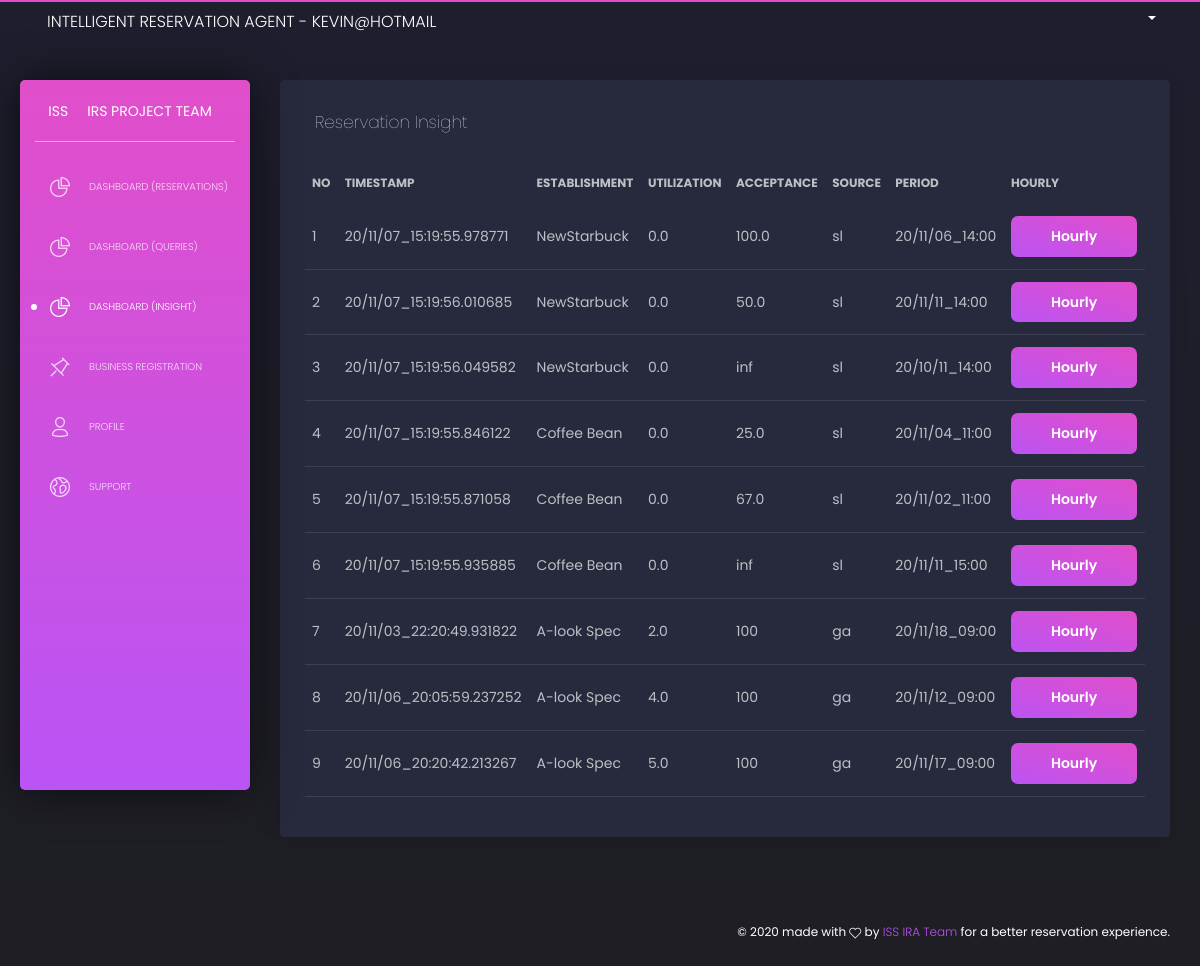
Page /intelligentreservationagent/business_dashboard3 (signed in) on the committed database.
### nus/models.py (models this page shows)
class rsv_report(models.Model):
    id = models.AutoField(primary_key=True)
    timestamp = models.TextField(max_length=50)
    establishment = models.TextField(max_length=50)
    hourly  = models.TextField(max_length=1000)
    utilization = models.TextField(max_length=50)
    acceptance = models.TextField(max_length=50)
    source = models.TextField(max_length=50)
    period = models.TextField(max_length=50)

### nus/views.py (the view, shortened to what this page needs)
def business_dashboard3(request):
	ngrok_address2 = ngrok_address
	if request.session.has_key('username'):
		username=request.session['username']
		template = loader.get_template("Business_dashboard3.html")
		try:
			query = "SELECT * FROM nus_rsv_report as nus_r INNER JOIN nus_establishments as nus_e ON nus_r.establishment = nus_e.username WHERE nus_e.email='%s'" % username
			user_reservation_info = rsv_report.objects.raw(query)
			print(len(user_reservation_info))
			reservation_list = [user for user in user_reservation_info]
		except Exception as e :
			print(e)
		return HttpResponse(template.render(locals(),request))
	else:
		return redirect('/intelligentreservationagent/login_business')

### nus/templates/Business_dashboard3.html (shortened to what this page needs)
{% load static %}
<!DOCTYPE html>
<html lang="en">
<head>
  <link href="https://use.fontawesome.com/releases/v5.0.6/css/all.css" rel="stylesheet">
  <link href="../nus/static/assets/css/nucleo-icons.css" rel="stylesheet" />
  <link href="../nus/static/assets/css/black-dashboard.css?v=1.0.0" rel="stylesheet" />
  <link href="../nus/static/assets/demo/demo.css" rel="stylesheet" />
</head>
<body class="">
  <div class="wrapper">
    <div class="sidebar">
      <div class="sidebar-wrapper">
        <div class="logo">
          <a href="javascript:void(0)" class="simple-text logo-mini">
            ISS
          </a>
          <a href="javascript:void(0)" class="simple-text logo-normal">
            IRS Project Team
          </a>
        </div>
        <ul class="nav">
          <li>
            <a href="{{ngrok_address2}}intelligentreservationagent/business_dashboard">
              <i class="tim-icons icon-chart-pie-36"></i>
              <p>Dashboard (Reservations)</p>
            </a>
          </li>
          <li>
            <a href="{{ngrok_address2}}intelligentreservationagent/business_dashboard2">
              <i class="tim-icons icon-chart-pie-36"></i>
              <p>Dashboard (Queries)</p>
            </a>
          </li>
          <li   class="active">
            <a href="{{ngrok_address2}}intelligentreservationagent/business_dashboard3">
              <i class="tim-icons icon-chart-pie-36"></i>
              <p>Dashboard (Insight)</p>
            </a>
          </li>
          <li>
            <a href="{{ngrok_address2}}intelligentreservationagent/business_registration">
              <i class="tim-icons icon-pin"></i>
              <p>Business Registration</p>
            </a>
          </li>
          <li>
            <a href="{{ngrok_address2}}intelligentreservationagent/business_profile">
              <i class="tim-icons icon-single-02"></i>
              <p>Profile</p>
            </a>
          </li>
          <li>
            <a href="{{ngrok_address2}}intelligentreservationagent/business_support">
              <i class="tim-icons icon-world"></i>
              <p>Support</p>
            </a>
          </li>
        </ul>
      </div>
    </div>
    <div class="main-panel">
      <nav class="navbar navbar-expand-lg navbar-absolute navbar-transparent">
        <div class="container-fluid">
          <div class="navbar-wrapper">
            <a class="navbar-brand" href="javascript:void(0)">Intelligent Reservation Agent - {{ username }}</a>
          </div>
          <div class="collapse navbar-collapse" id="navigation">
            <ul class="navbar-nav ml-auto">
              <li class="dropdown nav-item">
                <a href="#" class="dropdown-toggle nav-link" data-toggle="dropdown">
                  <b class="caret d-none d-lg-block d-xl-block"></b>
                </a>
              </li>
            </ul>
          </div>
        </div>
      </nav>
      <div class="content">
        <div class="row">
          <div class="col-12">
            <div class="card card-chart">
              <div class="card-body">
                <div class="col-md-12">
                  <div class="card-header">
                <h4 class="card-title">Reservation Insight</h4>
              </div>
              <div class="card-body">
                <div class="table-responsive">
                  <table class="table tablesorter " id="">
                    <thead class=" text-primary">
                      <tr>
                        <th>No</th>
                        <th>Timestamp</th>
                        <th>Establishment</th>
                        <th>Utilization</th>
                        <th>Acceptance</th>
                        <th>Source</th>
                        <th>Period</th>
                        <th>Hourly</th>
                      </tr>
                    </thead>
                    <form action="{% url 'business_dashboard3' %}" method="post">
                    <tbody>
                      {% for reservation in reservation_list %}
                      <tr>
                        <td class="index">
                        </td>
                        <td>
                          {{ reservation.timestamp }}
                        </td>
                        <td>
                          {{ reservation.company }}
                        </td>
                        <td>
                          {{ reservation.utilization }}
                        </td>
                        <td>
                          {{ reservation.acceptance }}
                        </td>
                        <td>
                          {{ reservation.source }}
                        </td>
                        <td>
                          {{ reservation.period }}
                        </td>
                        <td>
                          <button type="submit" class="btn btn-fill btn-primary" name="Hourly" value="{{ reservation.timestamp }}">Hourly</button>
                        </td>
                      </tr>
                      {% endfor %}
                    </tbody>
                    </form>
                  </table>
                </div>
              </div>
                </div>
              </div>
            </div>
          </div>
        </div>
      </div>
      <footer class="footer">
        <div class="container-fluid">
          <div class="copyright">
            ©
             made with <i class="tim-icons icon-heart-2"></i> by
            <a href="javascript:void(0)" target="_blank">ISS IRA Team</a> for a better reservation experience.
          </div>
        </div>
      </footer>
    </div>
  </div>
</body>
</html>

### rows in the picture
rsv_report: timestamp "20/11/07_15:19:55.978771", company "NewStarbuck", utilization "0.0", acceptance "100.0", source "sl", period "20/11/06_14:00"
rsv_report: timestamp "20/11/07_15:19:56.010685", company "NewStarbuck", utilization "0.0", acceptance "50.0", source "sl", period "20/11/11_14:00"
rsv_report: timestamp "20/11/07_15:19:56.049582", company "NewStarbuck", utilization "0.0", acceptance "inf", source "sl", period "20/10/11_14:00"
rsv_report: timestamp "20/11/07_15:19:55.846122", company "Coffee Bean", utilization "0.0", acceptance "25.0", source "sl", period "20/11/04_11:00"
rsv_report: timestamp "20/11/07_15:19:55.871058", company "Coffee Bean", utilization "0.0", acceptance "67.0", source "sl", period "20/11/02_11:00"
rsv_report: timestamp "20/11/07_15:19:55.935885", company "Coffee Bean", utilization "0.0", acceptance "inf", source "sl", period "20/11/11_15:00"
rsv_report: timestamp "20/11/03_22:20:49.931822", company "A-look Spec", utilization "2.0", acceptance "100", source "ga", period "20/11/18_09:00"
rsv_report: timestamp "20/11/06_20:05:59.237252", company "A-look Spec", utilization "4.0", acceptance "100", source "ga", period "20/11/12_09:00"
rsv_report: timestamp "20/11/06_20:20:42.213267", company "A-look Spec", utilization "5.0", acceptance "100", source "ga", period "20/11/17_09:00"

### other values in the picture
{{ username }} "KEVIN@HOTMAIL"
